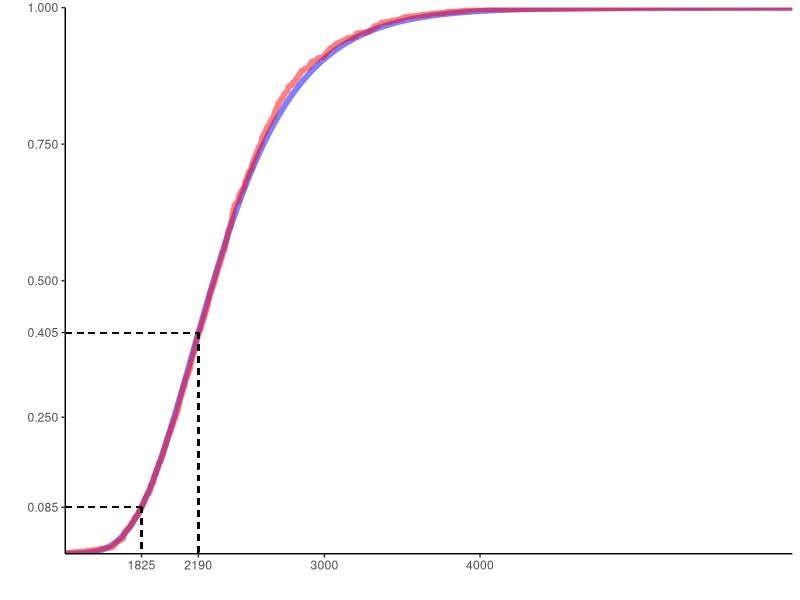

This figure's R source:
# R. Teal Witter
# Cover Time of Birthdays
library(tidyverse)
library(ggplot2)

trials <- 1000         # Number of trials
n <- 365               # Number of 'vertices' to cover
cover_times <- c()
for (i in 1:trials) {
  x <- 0
  birthdays <- 1:n # Unvisited birthdays
  # Count number of people until every birthday is covered
  while (length(birthdays) > 0) {
    # Uniform birthdays
    birthday <- sample(1:n, 1, replace=TRUE)      
    # Remove birthday
    birthdays <- birthdays[birthdays != birthday] 
    # Count steps
    x <- x+1                                      
  }
  cover_times[i] <- x
}

# Append percentiles
cover_times_analyzed <- data.frame(cover_times) %>% 
  mutate(percentile=ecdf(cover_times)(cover_times))

# Analytical result of cover time CDF
cdf <- function(r) {
  x <- (r - n * log(n)) / n
  return (exp(-exp(-x)))
}

# Start of x axis
start_x <- min(cover_times_analyzed$cover_times)

cdf(2190) # Probability all birthdays represented with 2190 people
cdf(1825) # Probability all birthdays represented with 1825 people

# Figure of birthday cover times
cover_times_analyzed %>% 
  ggplot() + theme_classic() +
  # Analytical cover times
  stat_function(fun = cdf, color="blue", alpha=.5, size=2) +
  # Empirical cover times
  geom_line(aes(x=cover_times_analyzed$cover_times,
                y=cover_times_analyzed$percentile),
            color="red", alpha=.5, size=2) +
  ylab("") + xlab("") +
  # Dashed lines to indicate points of interest
  geom_segment(aes(x=2190, y=cdf(2190), xend=2190, yend=0),
               linetype="dashed") +
  geom_segment(aes(x=1825, y=cdf(1825), xend=1825, yend=0),
               linetype="dashed") +
  geom_segment(aes(x=start_x, y=cdf(1825), xend=1825, yend=cdf(1825)),
               linetype="dashed") +
  geom_segment(aes(x=start_x, y=cdf(2190), xend=2190, yend=cdf(2190)),
               linetype="dashed") +
  scale_x_continuous(expand = c(0, 0),
                     breaks=c(1825, 2190, 3000, 4000)) +
  scale_y_continuous(expand = c(0, 0),
                     breaks=c(.085, .25, .405, .5, .75, 1))

                     